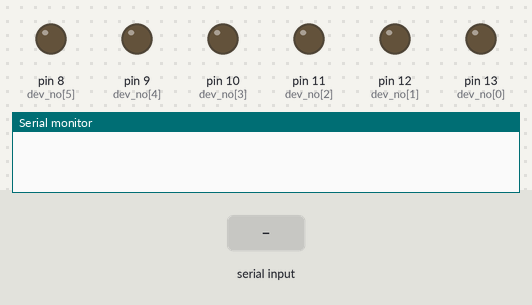
Recording of a sketch running on a simulated Arduino Uno, built with avr-gcc and run on an emulated ATmega328P. Parts: output pins drawn as LEDs (lit = HIGH), the last lines printed to the serial monitor. Inputs (shaded band) come from the test bench.

Above: at 1.2 s.
1.3 s: "5\n" received over Serial
At 3.5 s:
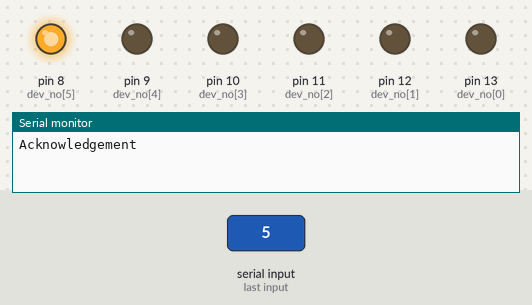
3.8 s: "1:90\n" received over Serial
At 5.6 s:
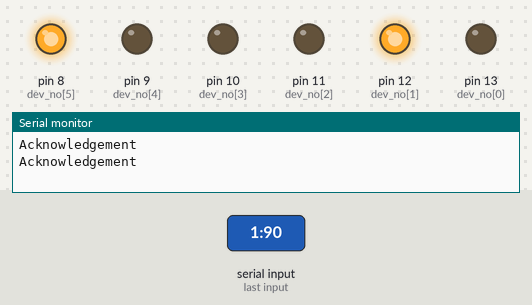
Timing chart, 0 to 7.1 s (numbered marks = the images above; inputs shaded):
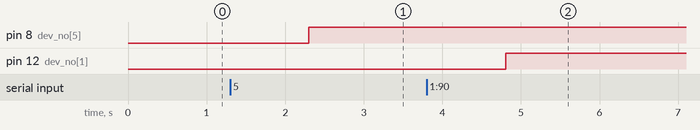

The sketch:

send_device_info.ino
```cpp
int dev_no[] = {13,12,11,10,9,8};                       //keep adding device pin number corrosponding to the device name
String name[] = {"tubelight","fan","cfl","lamp","socket","bulb"};          //keep adding device name corrosponding to the device pin number
bool status[sizeof(dev_no)/sizeof(dev_no[0])];

void send_device_info() {                     //we can use this format : "dev_no : device_code"
  String device_info;
  for(int i=0;i<(sizeof(dev_no)/sizeof(dev_no[0]));i++) {
    device_info.concat(String(i));
    device_info.concat(':');
    device_info.concat(name[i].charAt(0));
    device_info.concat(':');
    device_info.concat(String(status[i]));
    device_info.concat(',');
  }
  Serial.println(device_info);
}

void perform_command(String inp) {            //this format will be recieved : "dev_no : status"
  String dev = inp.substring(0,inp.indexOf(':'));
  char c = inp.charAt(inp.length()-1);
  digitalWrite(dev_no[dev.toInt()], c-'0');
  status[dev.toInt()] = c-'0';
  Serial.println("Acknowledgement");
}

void setup() {
  Serial.begin(9600);
  for(int i=0;i<(sizeof(dev_no)/sizeof(dev_no[0]));i++) pinMode(dev_no[i],OUTPUT);
}

void loop() {
   if(Serial.available()) {
     String in=Serial.readString();
     if(in=="read_device") send_device_info();
     else perform_command(in);
   }
}
```

Measured:
- after the input at 1.3 s, pin 8 (dev_no[5]): LOW → HIGH after 1.0 s
- after the input at 3.8 s, pin 12 (dev_no[1]): LOW → HIGH after 1.0 s
